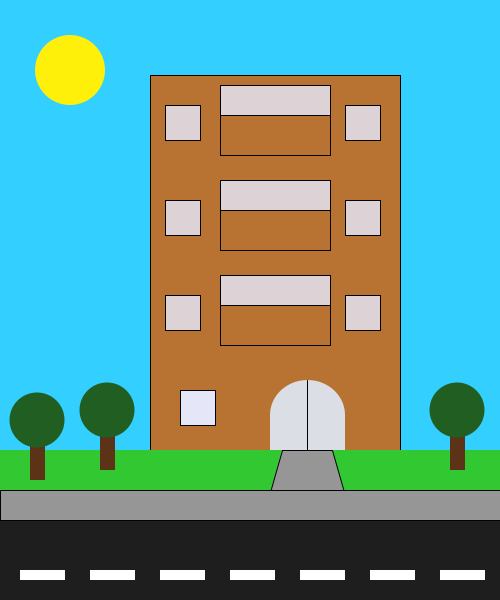
Frame 1 (no input)
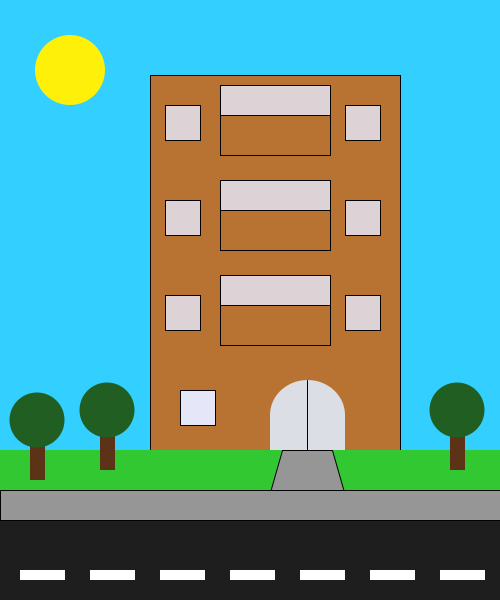
Frame 60 (the mouse pressed at the canvas centre just before this capture)
Frame 120 (the mouse held since frame 60 and released just before this capture): identical to frame 60, image omitted

The Processing sketch that drew these frames (run headless with seeded random() and noise(); from frame 60 on, the mouse is pressed at the canvas centre):

// Processing sketch: processing_123631
// ── processing_123631.pde

void setup () {
  size (500, 600 );
}
void draw () {
if(mouseX<height-300)
background (50, 207, 255);
else
background(0,0,128);
  fill (184, 115, 51); 
  rect (150, 75, 250, 375);
  noStroke ();
  fill (30);
  rect (0, 520, 500, 80);
  fill (220, 222, 230);
  rect (270, 415, 75, 35);
  ellipse (307.5, 415, 75, 70);
  stroke (1);
  line (307.5, 450, 307.5, 380);
  noStroke ();
  fill (50, 200, 50);
  rect (0, 450, 500, 50);
  fill (150);
  stroke (2);
  quad (262, 520, 282, 450, 332, 450, 352, 520);
  rect (0, 490, 500, 30);
  noStroke ();
  fill (92, 51, 23);
  rect (30, 420, 15, 60);
  rect (100, 410, 15, 60);
  rect (450, 410, 15, 60);
  fill (33, 94, 33);
  ellipse(37, 420, 55, 55);
  ellipse(107, 410, 55, 55);
  ellipse(457, 410, 55, 55);
  if(mouseX<height-300)
fill (255, 240, 10);
else
fill (250,250,210);
  ellipse (70, 70, 70, 70);
  for (int i = 20; i<500; i = i+70) {
    fill(255);
    rect (i, 570, 45, 10);
  }
  for (int i= 115; i<350; i = i+95) {
    stroke(1);
    fill (184, 115, 51);
    rect ( 220, i, 110, 40);
  }
  fill (230, 232, 250, 210);
  for (int i=85; i<350;i = i+95) {
    rect ( 220, i, 110, 30);
  }
  for (int i=105; i<350; i = i +95) {
    rect (165, i, 35, 35);
    rect (345, i, 35, 35);
    rect (180, 390, 35, 35);
  }
}
